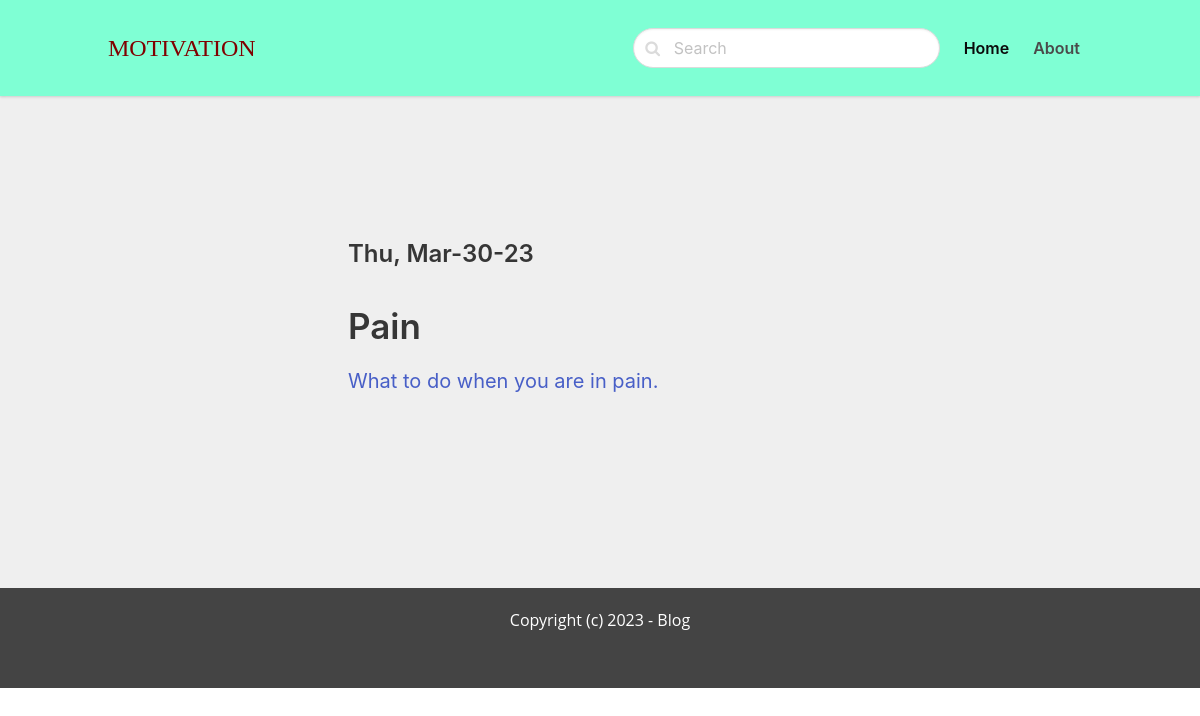
Before: /motivational/ with the older database file.
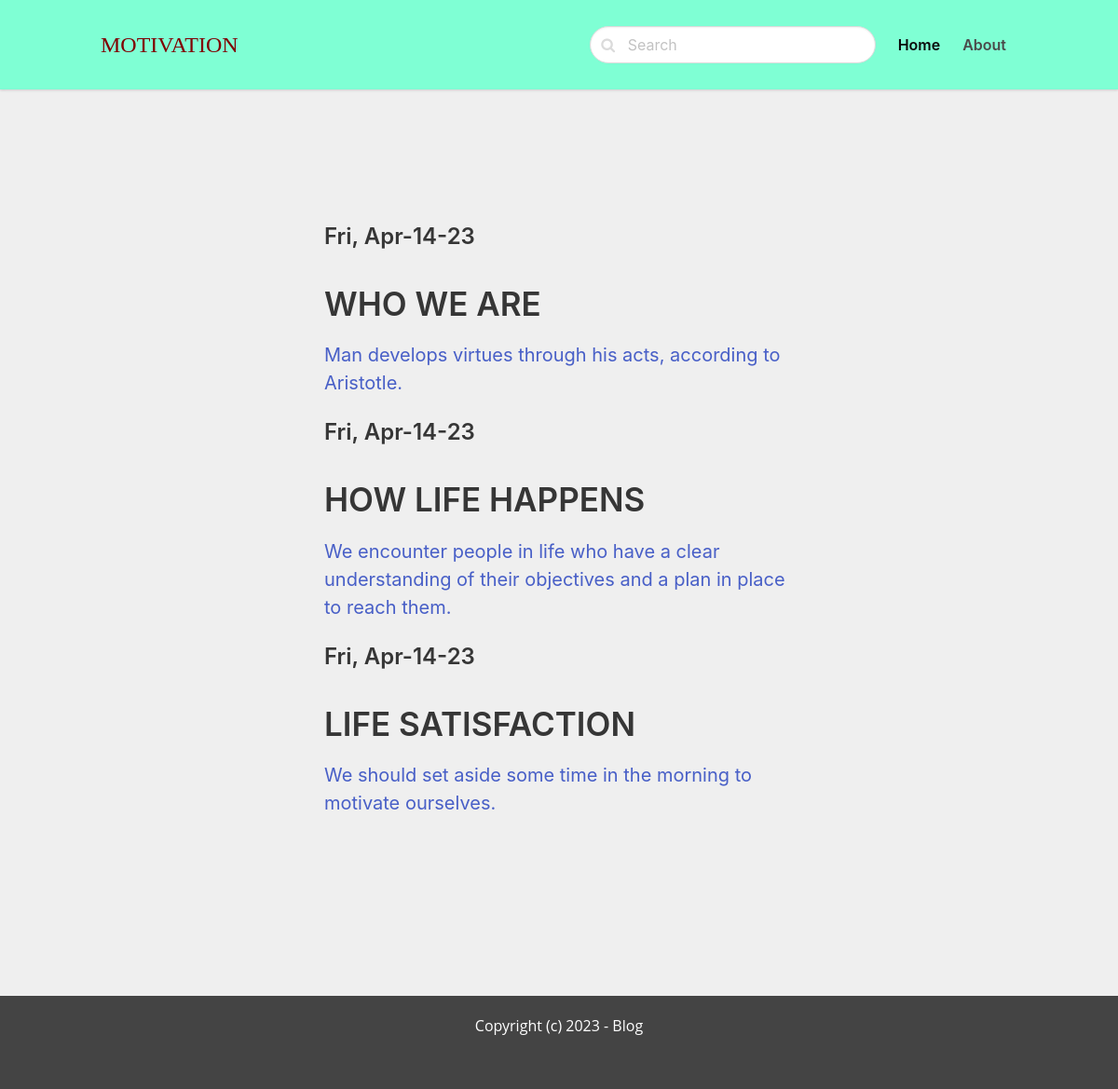
After: the same page with the newer database file.
### blogappposts/models.py (models this page shows, shortened)
class Post(models.Model):
    ACTIVE = 'active'
    DRAFT = 'draft'
    CHOICES_STATUS = (
        (ACTIVE, 'Active'),
        (DRAFT, 'Draft')
    )
    category = models.ForeignKey(Category, related_name='posts', on_delete=models.CASCADE)
    title = models.CharField(max_length=255)
    slug = models.SlugField()
    intro = models.TextField()
    body = models.TextField()
    created_at = models.DateField(auto_now_add=True)
    status = models.CharField(max_length=10, choices= CHOICES_STATUS, default=ACTIVE)
    image = models.ImageField(upload_to='uploads/', blank=True, null=True)
    class Meta:
        ordering = ('-created_at',)

### blogappposts/views.py (the view)
# urls.py: path('<slug:slug>/', views.category, name ='category')
def category(request,slug):
    category = get_object_or_404(Category, slug=slug)
    posts = category.posts.filter(status = Post.ACTIVE)
    return render(request, 'blogappposts/category.html',{'category': category, 'posts': posts})

### blogappposts/templates/blogappposts/category.html (shortened to what this page needs)
{% extends 'blogapp/main.html' %}
{% block content %}
<section class="hero">
    <div class="hero-body">
        <div class="container">
            <section class="section">
                <div class="columns">
                    <div class="column is-8 is-offset-2">
                       {%for post in posts %}
                            <div class = "content is-medium">
                                <a href="{%url 'detail' post.category.slug post.slug %}">
                                <h2 class = "subtitle is-4">{{ post.created_at|date:'D, M-d-y'}}</h2>
                                <h2>{{ post.title }}</h2>
                                   <p>{{post.intro}}</p>
                            </div>
                        {% empty%}
                            <div class ="content">
                                <p>There are no posts in this category</p>
                            </div>
                        {% endfor %}
                    </div>
                </div>
            </section>
        </div>
    </div>
</section>
{% endblock %}

Changed rows visible on the page:
removed Post: created_at "Thu, Mar-30-23", title "Pain", intro "What to do when you are in pain."
added Post: created_at "Fri, Apr-14-23", title "WHO WE ARE", intro "Man develops virtues through his acts, according to Aristotle."
added Post: created_at "Fri, Apr-14-23", title "HOW LIFE HAPPENS", intro "We encounter people in life who have a clear understanding of their objectives and a plan in place to reach them."
added Post: created_at "Fri, Apr-14-23", title "LIFE SATISFACTION", intro "We should set aside some time in the morning to motivate ourselves."
